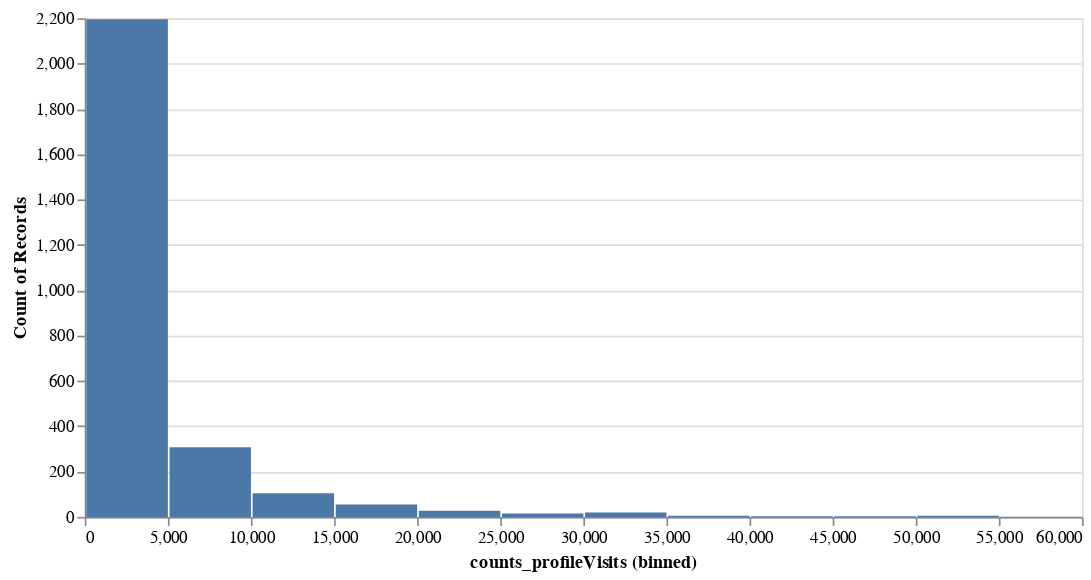

Source (notebook cell):
### Markdown cell above
Auf den ersten Blick ist auffällig, dass der Datensatz viele Nullwerte enthält, was die Offensichtlichkeit möglicher Zusammenhänge stark einschränkt. Am leichtesten Erkennbar ist eine Korrelation zwischen counts_profilVisits und counts_kisses. Hier wird anhand des Scatterplotts eine stark positive Beziehung sichtbar, weshalb die Variable in jedem Fall ein wichtiger Bestandteil des Modells darstellen wird. 

Ein leicht positiver Zusammenhang lässt sich auch zu counts_details erkennen, hier ist die Streuung jedoch schon wesentlich größer als noch bei counts_kisses.

Bei counts_pictures und counts_fans ist es deutlich schwieriger eine Korrelation festzustellen. Da ein Zusammenhang jedoch nicht ausgeschlossen werden kann, werden sie vorerst in das Modell genommen und im Anschluss analysiert, ob ihr Wegfall das Modell positiv oder negativ beeinflusst.

### Code cell
alt.Chart(df_train).mark_bar().encode(
    alt.X(alt.repeat("column"), type="quantitative", bin=alt.Bin(maxbins=25)),
    y='count()',
).properties(
    width=600,
    height=300
).repeat(
    column=['counts_profileVisits'])

### Figure 1 — Vega-Lite specification as saved in the notebook (floating-point values rounded to 4 significant figures; data arrays with more than 128 entries replaced by an {"elided": "..."} marker saying what was removed)
{"config": {"view": {"continuousWidth": 300, "continuousHeight": 300}}, "repeat": {"column": ["counts_profileVisits"]}, "spec": {"data": {"name": "data-ebfe872185ab9fe2602f3777aa33122c"}, "mark": {"type": "bar"}, "encoding": {"x": {"bin": {"maxbins": 25}, "field": {"repeat": "column"}, "type": "quantitative"}, "y": {"aggregate": "count", "type": "quantitative"}}, "height": 300, "width": 600}, "$schema": "https://vega.github.io/schema/vega-lite/v5.8.0.json", "datasets": {"data-ebfe872185ab9fe2602f3777aa33122c": {"elided": "2740 records"}}}
